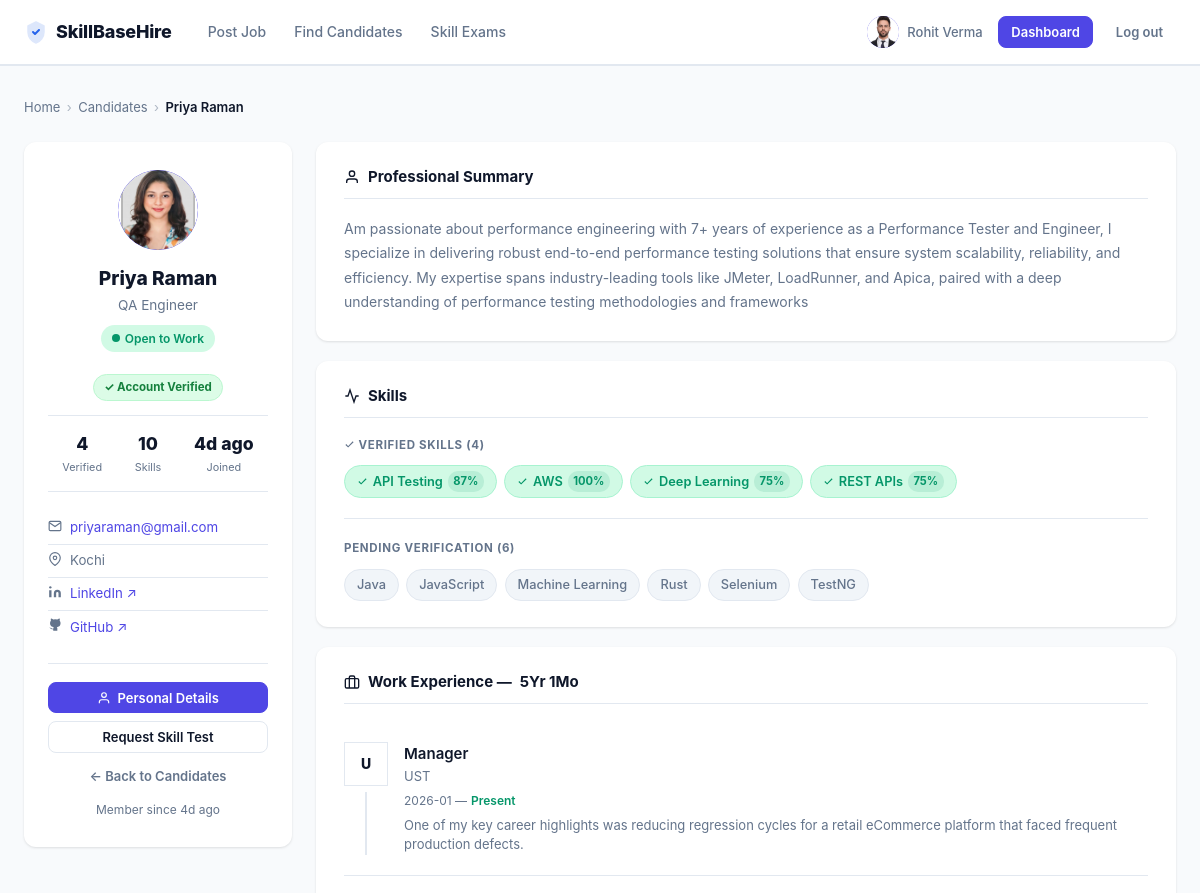
The page /candidates/10 (signed in, upper part) on the database as committed earlier.
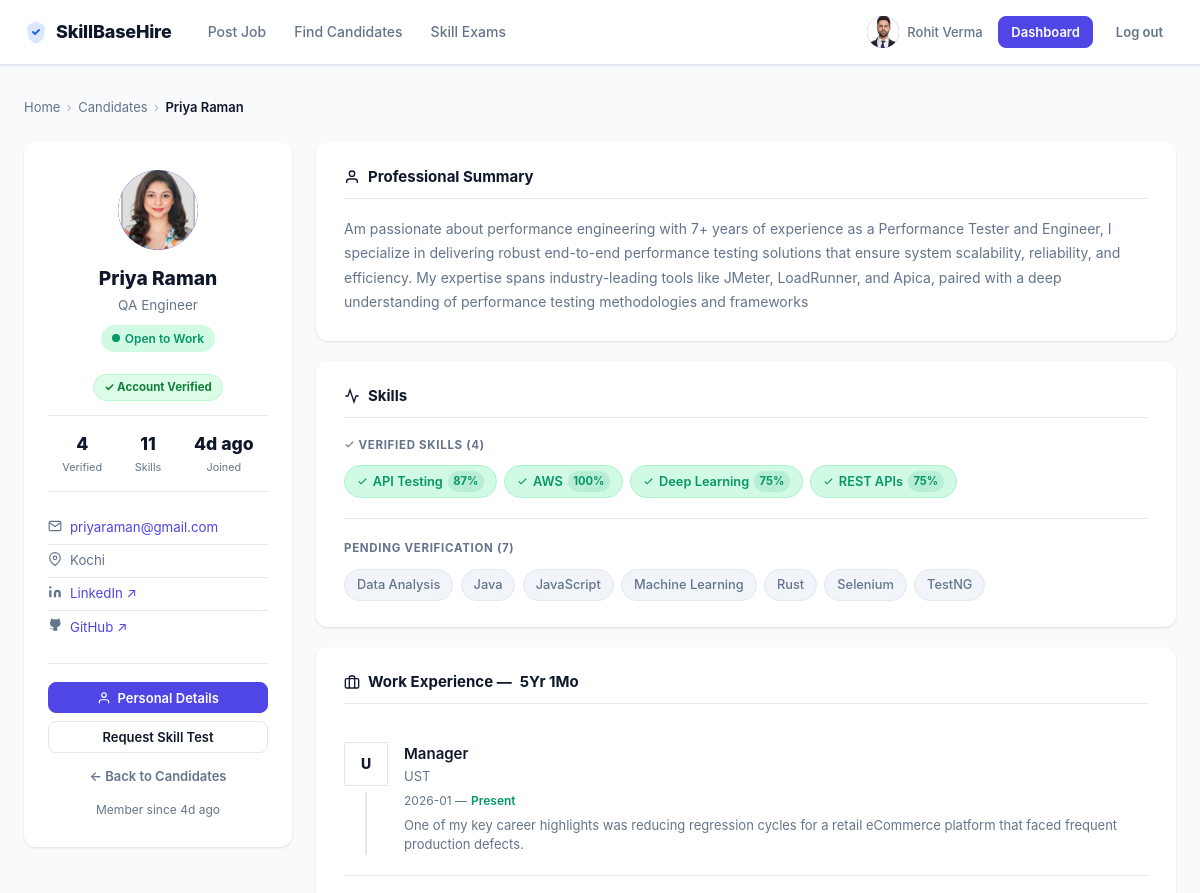
The same page on the database as committed later.
### tables this page shows
CREATE TABLE user_skills (
                id INTEGER PRIMARY KEY AUTOINCREMENT,
                user_id INTEGER NOT NULL,
                skill_id INTEGER NOT NULL,
                verified INTEGER DEFAULT 0,
                score INTEGER DEFAULT 0,
                added_at TIMESTAMP DEFAULT CURRENT_TIMESTAMP, correct_answers INTEGER, time_taken_secs INTEGER,
                UNIQUE(user_id, skill_id),
                FOREIGN KEY (user_id) REFERENCES users(id),
                FOREIGN KEY (skill_id) REFERENCES skills(id)
            );

CREATE TABLE skills (
                id INTEGER PRIMARY KEY AUTOINCREMENT,
                name TEXT UNIQUE NOT NULL,
                category TEXT NOT NULL,
                description TEXT DEFAULT ''
            );

CREATE TABLE candidate_work_experience (
                id INTEGER PRIMARY KEY AUTOINCREMENT,
                user_id INTEGER NOT NULL,
                company TEXT NOT NULL,
                designation TEXT NOT NULL,
                start_date TEXT DEFAULT '',
                end_date TEXT DEFAULT '',
                is_current INTEGER DEFAULT 0,
                description TEXT DEFAULT '',
                FOREIGN KEY (user_id) REFERENCES users(id)
            );

### app.py (the view)
@app.route('/candidates/<int:candidate_id>')
def candidate_detail(candidate_id):
    db = get_db()
    candidate = db.execute('''
        SELECT u.id, u.name, u.email, u.created_at, u.email_verified,
               cp.headline, cp.location, cp.bio, cp.linkedin, cp.github,
               cp.phone, cp.gender, cp.differently_abled
        FROM users u LEFT JOIN candidate_profiles cp ON u.id = cp.user_id
        WHERE u.id = ? AND u.role = 'candidate'
    ''', [candidate_id]).fetchone()
    if not candidate:
        return render_template('candidate_detail.html', candidate=None, skills=[],
                               blocked_recruiter=False, user=get_current_user())
    skills = db.execute('''
        SELECT s.id, s.name, s.category, us.verified, us.score
        FROM user_skills us JOIN skills s ON us.skill_id = s.id
        WHERE us.user_id = ?
        ORDER BY us.verified DESC, s.name
    ''', [candidate_id]).fetchall()
    show_verified_skills = True
    experiences = db.execute(
        'SELECT * FROM candidate_work_experience WHERE user_id=? ORDER BY start_date DESC, id DESC',
        [candidate_id]).fetchall()
    educations = db.execute(
        'SELECT * FROM candidate_education WHERE user_id=? ORDER BY COALESCE(end_year,9999) DESC, COALESCE(start_year,0) DESC',
        [candidate_id]).fetchall()
    certifications = db.execute(
        'SELECT * FROM candidate_certifications WHERE user_id=? ORDER BY COALESCE(year,0) DESC, id DESC',
        [candidate_id]).fetchall()
    projects = db.execute(
        'SELECT * FROM candidate_projects WHERE user_id=? ORDER BY COALESCE(year,0) DESC, id DESC',
        [candidate_id]).fetchall()
    profile_extra = db.execute(
        'SELECT resume_filename, profile_photo FROM candidate_profiles WHERE user_id=?',
        [candidate_id]).fetchone()
    now = datetime.now()
    total_months = 0
    for exp in experiences:
        if not exp['start_date']:
            continue
        try:
            sy, sm = int(exp['start_date'][:4]), int(exp['start_date'][5:7])
        except (ValueError, IndexError):
            continue
        if exp['is_current']:
            ey, em = now.year, now.month
        elif exp['end_date']:
            try:
                ey, em = int(exp['end_date'][:4]), int(exp['end_date'][5:7])
            except (ValueError, IndexError):
                continue
        else:
            continue
        diff = (ey - sy) * 12 + (em - sm)
        if diff > 0:
            total_months += diff
    total_exp_years  = total_months // 12
    total_exp_months = total_months % 12
    return render_template('candidate_detail.html', candidate=candidate, skills=skills,
                           blocked_recruiter=False, show_verified_skills=show_verified_skills,
                           experiences=experiences, educations=educations,
                           certifications=certifications, projects=projects,
                           profile_extra=profile_extra,
                           total_exp_years=total_exp_years, total_exp_months=total_exp_months,
                           user=get_current_user())

### app.py (called while the page is built, shortened)
def get_db():
    db = getattr(g, '_database', None)
    if db is None:
        db = g._database = sqlite3.connect(DATABASE)
        db.row_factory = sqlite3.Row
    return db

@app.teardown_appcontext
def close_connection(_exception):
    db = getattr(g, '_database', None)
    if db is not None:
        db.close()

@app.after_request
def set_security_headers(response):
    response.headers['X-Content-Type-Options'] = 'nosniff'
    response.headers['X-Frame-Options'] = 'SAMEORIGIN'
    response.headers['X-XSS-Protection'] = '1; mode=block'
    response.headers['Referrer-Policy'] = 'strict-origin-when-cross-origin'
    response.headers['Permissions-Policy'] = 'geolocation=(), microphone=(), camera=()'
    if os.environ.get('FLASK_ENV') == 'production':
        response.headers['Strict-Transport-Security'] = 'max-age=31536000; includeSubDomains'
    return response

@app.context_processor
def inject_notif_count():
    return {'unread_notif_count': 0}

def get_current_user():
    if 'user_id' not in session:
        return None
    return get_db().execute('SELECT * FROM users WHERE id = ?', [session['user_id']]).fetchone()

### templates/candidate_detail.html (shortened to what the changed rows need)
{% extends "base.html" %}
{% block content %}
<div class="cd-page">
  <div class="container">
    {% if blocked_recruiter %}
    <div class="blocked-access-page">
      <div class="blocked-access-card">
        <div class="blocked-access-icon">🔒</div>
        <h2>Email Verification Required</h2>
        <p>Please verify your official company email address before viewing candidate profiles.</p>
        <div class="blocked-access-btns">
          <form action="{{ url_for('resend_verification') }}" method="post">
            <button type="submit" class="btn btn-primary btn-full">Resend Verification Email</button>
          </form>
          <a href="{{ url_for('recruiter_dashboard') }}" class="btn btn-outline btn-full">Back to Dashboard</a>
        </div>
      </div>
    </div>
    {% else %}
    <nav class="cd-breadcrumb" aria-label="Breadcrumb">
      <a href="{{ url_for('home') }}">Home</a>
      <span class="cd-sep">›</span>
      {% if session.get('role') == 'recruiter' %}
        <a href="{{ url_for('search_candidates') }}">Candidates</a>
      {% else %}
        <span>Candidates</span>
      {% endif %}
      <span class="cd-sep">›</span>
      <strong>{{ candidate.name }}</strong>
    </nav>
    <div class="cd-layout">
      <aside>
        <div class="cd-profile-card">
          <div class="cd-avatar" aria-label="{{ candidate.name }}" style="overflow:hidden">
            {% if profile_extra and profile_extra.profile_photo %}
              <img src="/static/uploads/photos/{{ profile_extra.profile_photo }}" class="avatar-img" alt="{{ candidate.name }}">
            {% else %}
              {{ candidate.name[0].upper() }}
            {% endif %}
          </div>
          <h1 class="cd-name">{{ candidate.name }}</h1>
          {% if candidate.headline %}
            <div class="cd-headline">{{ candidate.headline }}</div>
          {% endif %}
          <div style="display:flex;gap:.375rem;flex-wrap:wrap;justify-content:center;margin:.5rem 0">
            <div class="cd-status-badge">
              <svg width="8" height="8" viewBox="0 0 8 8"><circle cx="4" cy="4" r="4" fill="currentColor"/></svg>
              Open to Work
            </div>
            <span class="badge-verified">✓ Account Verified</span>
          </div>
          {% set verified_count = skills | selectattr('verified', 'equalto', 1) | list | length %}
          {% set total_count = skills | length %}
          <div class="cd-stat-row">
            <div class="cd-stat-item">
              <div class="cd-stat-num">{{ verified_count }}</div>
              <div class="cd-stat-lbl">Verified</div>
            </div>
            <div class="cd-stat-item">
              <div class="cd-stat-num">{{ total_count }}</div>
              <div class="cd-stat-lbl">Skills</div>
            </div>
            <div class="cd-stat-item">
              <div class="cd-stat-num">{{ candidate.created_at | timeago }}</div>
              <div class="cd-stat-lbl">Joined</div>
            </div>
          </div>
          <ul class="cd-meta-list">
            <li>
              <span class="mi-icon">
                <svg width="14" height="14" viewBox="0 0 24 24" fill="none" stroke="currentColor" stroke-width="2"><path d="M4 4h16c1.1 0 2 .9 2 2v12c0 1.1-.9 2-2 2H4c-1.1 0-2-.9-2-2V6c0-1.1.9-2 2-2z"/><polyline points="22,6 12,13 2,6"/></svg>
              </span>
              <a href="mailto:{{ candidate.email }}">{{ candidate.email }}</a>
            </li>
            {% if candidate.location %}
            <li>
              <span class="mi-icon">
                <svg width="14" height="14" viewBox="0 0 24 24" fill="none" stroke="currentColor" stroke-width="2"><path d="M21 10c0 7-9 13-9 13s-9-6-9-13a9 9 0 0118 0z"/><circle cx="12" cy="10" r="3"/></svg>
              </span>
              {{ candidate.location }}
            </li>
            {% endif %}
            {% if candidate.linkedin %}
            <li>
              <span class="mi-icon">
                <svg width="14" height="14" viewBox="0 0 24 24" fill="currentColor"><path d="M16 8a6 6 0 016 6v7h-4v-7a2 2 0 00-2-2 2 2 0 00-2 2v7h-4v-7a6 6 0 016-6zM2 9h4v12H2z"/><circle cx="4" cy="4" r="2"/></svg>
              </span>
              <a href="{{ candidate.linkedin }}" target="_blank" rel="noopener">LinkedIn ↗</a>
            </li>
            {% endif %}
            {% if candidate.github %}
            <li>
              <span class="mi-icon">
              </span>
              <a href="{{ candidate.github }}" target="_blank" rel="noopener">GitHub ↗</a>
            </li>
            {% endif %}
          </ul>
          <hr class="cd-divider">
          <div class="cd-actions">
            {% if session.get('role') == 'recruiter' %}
              <button type="button" class="btn btn-primary btn-full btn-sm" onclick="document.getElementById('personalDetailsModal').style.display='flex'">
                <svg width="14" height="14" viewBox="0 0 24 24" fill="none" stroke="currentColor" stroke-width="2" style="vertical-align:-.15em"><path d="M20 21v-2a4 4 0 00-4-4H8a4 4 0 00-4 4v2"/><circle cx="12" cy="7" r="4"/></svg>
                Personal Details
              </button>
              {% if skills | selectattr('verified', 'equalto', 0) | list | length > 0 %}
                <a href="{{ url_for('skills_page') }}" class="btn btn-outline btn-full btn-sm">Request Skill Test</a>
              {% endif %}
              <a href="{{ url_for('search_candidates') }}" class="btn btn-ghost btn-full btn-sm">← Back to Candidates</a>
            {% elif user and user.id == candidate.id %}
              <a href="{{ url_for('candidate_profile') }}" class="btn btn-primary btn-full btn-sm">Edit Profile</a>
              <a href="{{ url_for('skills_page') }}" class="btn btn-outline btn-full btn-sm">Verify More Skills</a>
              <a href="{{ url_for('candidate_profile') }}" class="btn btn-ghost btn-full btn-sm">My Profile</a>
            {% else %}
              <a href="{{ url_for('candidate_login') }}" class="btn btn-outline btn-full btn-sm">Log in to connect</a>
            {% endif %}
          </div>
          <div class="cd-joined">Member since {{ candidate.created_at | timeago }}</div>
        </div>
      </aside>
      <div class="cd-main">
        {% if candidate.bio %}
        <div class="cd-card">
          <h2 class="cd-card-title">
            <svg width="16" height="16" viewBox="0 0 24 24" fill="none" stroke="currentColor" stroke-width="2"><path d="M20 21v-2a4 4 0 00-4-4H8a4 4 0 00-4 4v2"/><circle cx="12" cy="7" r="4"/></svg>
            Professional Summary
          </h2>
          <p class="cd-bio">{{ candidate.bio }}</p>
        </div>
        {% endif %}
        <div class="cd-card">
          <h2 class="cd-card-title">
            <svg width="16" height="16" viewBox="0 0 24 24" fill="none" stroke="currentColor" stroke-width="2"><polyline points="22 12 18 12 15 21 9 3 6 12 2 12"/></svg>
            Skills
          </h2>
          {% set verified_skills = skills | selectattr('verified', 'equalto', 1) | list %}
          {% set pending_skills  = skills | selectattr('verified', 'equalto', 0) | list %}
          {% if show_verified_skills and verified_skills %}
          <div class="cd-skills-section">
            <div class="cd-skills-sublabel">
              <svg width="11" height="11" viewBox="0 0 24 24" fill="none" stroke="currentColor" stroke-width="2.5" style="vertical-align:-.1em"><polyline points="20 6 9 17 4 12"/></svg>
              Verified Skills ({{ verified_skills | length }})
            </div>
            <div class="cd-skills-flex">
              {% for skill in verified_skills %}
                <span class="cd-skill-v">
                  <svg width="11" height="11" viewBox="0 0 24 24" fill="none" stroke="currentColor" stroke-width="2.5"><polyline points="20 6 9 17 4 12"/></svg>
                  {{ skill.name }}
                  <span class="cd-skill-score">{{ skill.score }}%</span>
                </span>
              {% endfor %}
            </div>
          </div>
          {% endif %}
          {% if show_verified_skills and pending_skills %}
          <div class="cd-skills-section">
            <div class="cd-skills-sublabel">Pending Verification ({{ pending_skills | length }})</div>
            <div class="cd-skills-flex">
              {% for skill in pending_skills %}
                <span class="cd-skill-p" title="Skill test not completed yet">{{ skill.name }}</span>
              {% endfor %}
            </div>
          </div>
          {% endif %}
        </div>
        <div class="cd-card">
          <h2 class="cd-card-title">
            <svg width="16" height="16" viewBox="0 0 24 24" fill="none" stroke="currentColor" stroke-width="2"><rect x="2" y="7" width="20" height="14" rx="2"/><path d="M16 21V5a2 2 0 00-2-2h-4a2 2 0 00-2 2v16"/></svg>
            Work Experience{% if experiences and (total_exp_years > 0 or total_exp_months > 0) %} — <strong>{{ total_exp_years }}Yr{% if total_exp_months > 0 %} {{ total_exp_months }}Mo{% endif %}</strong>{% endif %}
          </h2>
          {% if experiences %}
            <div class="tl" style="margin-top:.75rem">
              {% for exp in experiences %}
              <div class="tl-item">
                <div class="tl-left">
                  <div class="tl-logo">{{ exp.company[0].upper() }}</div>
                  <div class="tl-line"></div>
                </div>
                <div style="flex:1;min-width:0">
                  <div style="font-weight:600;font-size:.9375rem">{{ exp.designation }}</div>
                  <div style="font-size:.8125rem;color:var(--text-muted);margin-bottom:.25rem">{{ exp.company }}</div>
                  {% if exp.start_date %}
                  <div class="tl-meta"><span>{{ exp.start_date }}{% if exp.is_current %} — <span style="color:var(--success);font-weight:600">Present</span>{% elif exp.end_date %} — {{ exp.end_date }}{% endif %}</span></div>
                  {% endif %}
                  {% if exp.description %}<p style="font-size:.8125rem;color:var(--text-muted);margin-top:.375rem;line-height:1.5">{{ exp.description }}</p>{% endif %}
                </div>
              </div>
              {% endfor %}
            </div>
          {% else %}
            <p class="cd-empty">Work experience details are not available yet.</p>
          {% endif %}
        </div>
      </div>
    </div>
    {% endif %}
  </div>
</div>
{% endblock %}

Rows that differ between the two databases and show on the page:
added user_skills: name "Data Analysis"
Other text that changed with them:
{{ total_count }}: "10" → "11"
{{ pending_skills | length }}: "6" → "7"
